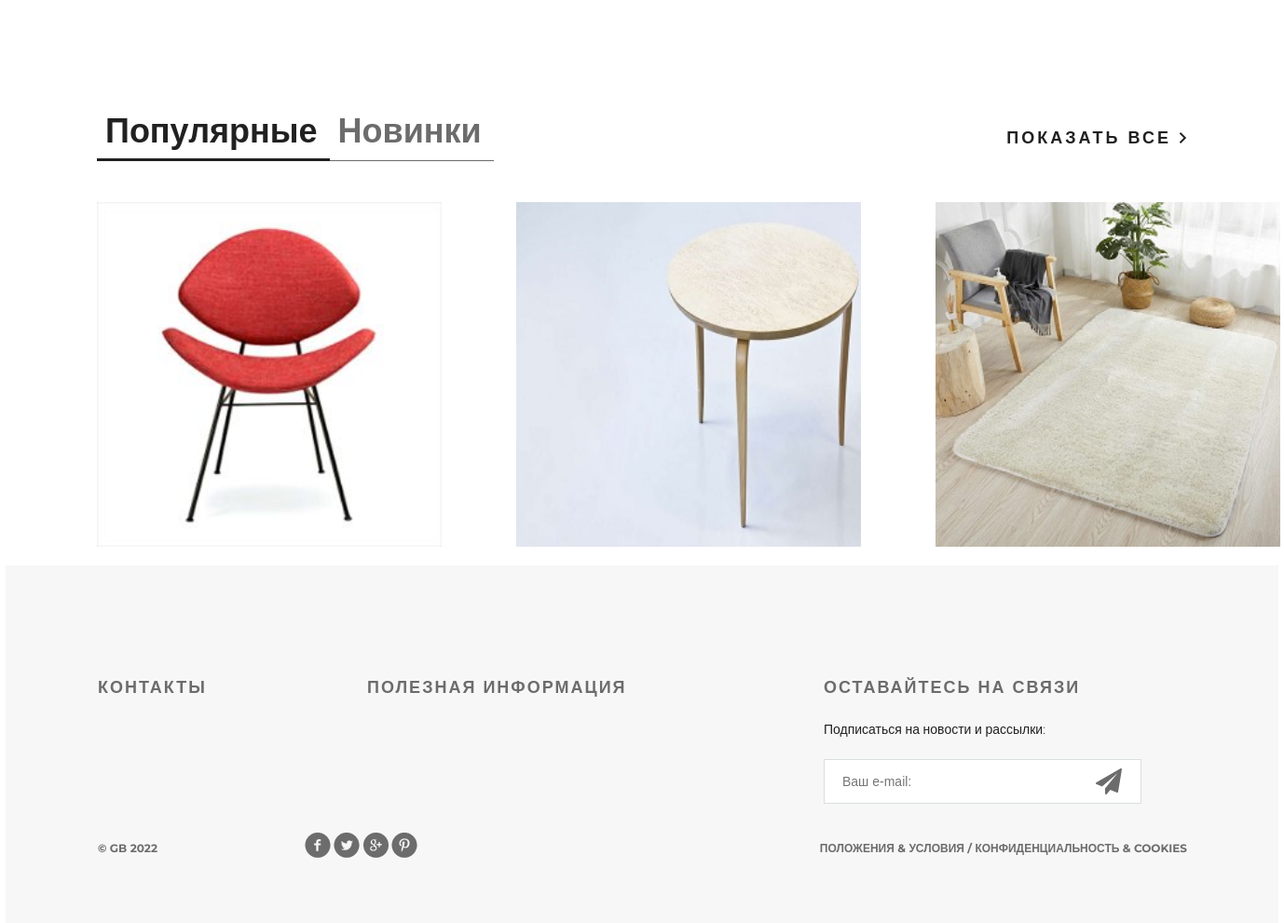
The app's page / (lower part), older data.
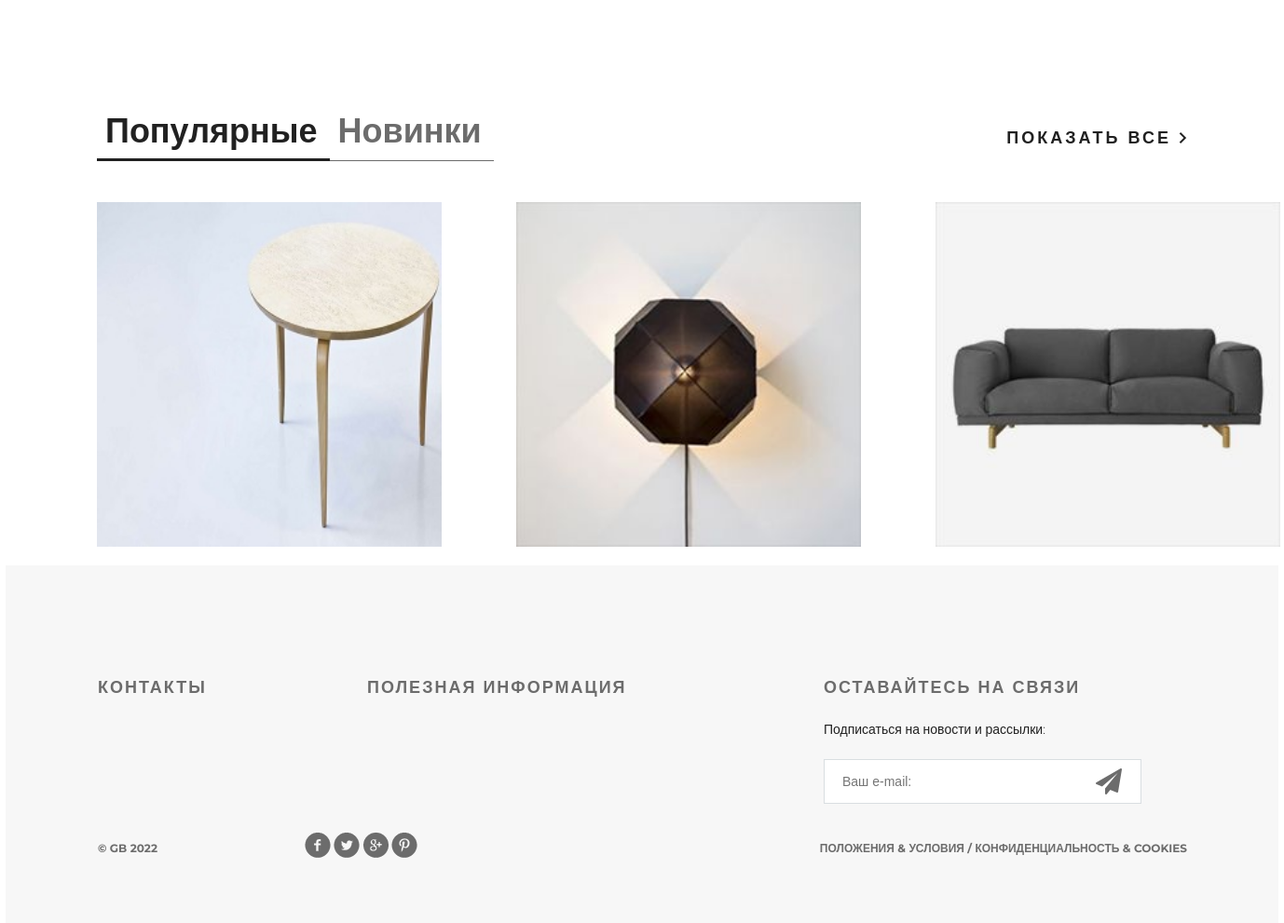
The same page, newer data.
### mainapp/models.py (models this page shows, shortened)
class Product(models.Model):
    name = models.CharField(verbose_name='имя', max_length=128, unique=True)
    description = models.TextField(verbose_name='описание', blank=True)
    category = models.ForeignKey(ProductCategory, on_delete=models.SET_NULL, null=True, blank=True)
    short_description = models.CharField(verbose_name='короткое описание', max_length=64)
    price = models.DecimalField(verbose_name='цена', max_digits=8, decimal_places=2, default=0)
    price_with_discount = models.DecimalField(verbose_name='цена со скидкой', max_digits=8, decimal_places=2, default=0)
    quantity = models.PositiveIntegerField(verbose_name='количество на складе', default=0)
    image = models.ImageField(upload_to='products_images', blank=True)
    is_active = models.BooleanField(verbose_name='активна', default=True)

### mainapp/views.py (the view)
# urls.py: path('', mainapp_views.index, name='index'),
def index(request):
    products = Product.objects.all()[:3]
    categories = ProductCategory.objects.all()
    category_id = random.sample(list(categories), 1)[0]
    return render(request, 'mainapp/index.html', context={
        'menu_links': MENU_LINKS,
        'title': 'магазин',
        'class_name': 'slider',
        'products': products,
        'category_id': category_id.id,
    })

### mainapp/context_processors.py (called while the page is built)
def cart(request):
    print(f'context processor cart works')
    cart = []
    if request.user.is_authenticated:
        cart = Cart.objects.filter(user=request.user)
    return {
        'cart': cart,
        }

### mainapp/templates/mainapp/index.html (shortened to what this page needs)
{% extends 'mainapp/base.html'%}
{%block 'content' %}
<div class="featured">
    <div class="featured-menu">
        <a class="active" href="{% url 'products:index' %}">Популярные</a><a
            href="{% url 'products:category' category_id %}">Новинки</a>
    </div>
    <a class="explore" href="{% url 'products:category' 0 %}">показать все <img src="/static/img/arrow.png" alt=""></a>
    <div class="clearfix">
    </div>
    <div class="tab-content">
        {%for product in products%}
        <div class="block">
            <a href="#"><img style="width:370px;height:370px;" src="/media/{{ product.image }}" alt="{{product.short_description}}">
            </a>
        </div>
        {% endfor %}
    </div>
</div>
<div class="clr"></div>
{% endblock %}

Row changes from the older to the newer data that the page shows:
removed Product: image (picture)
removed Product: image (picture)
added Product: image (picture)
added Product: image (picture)
